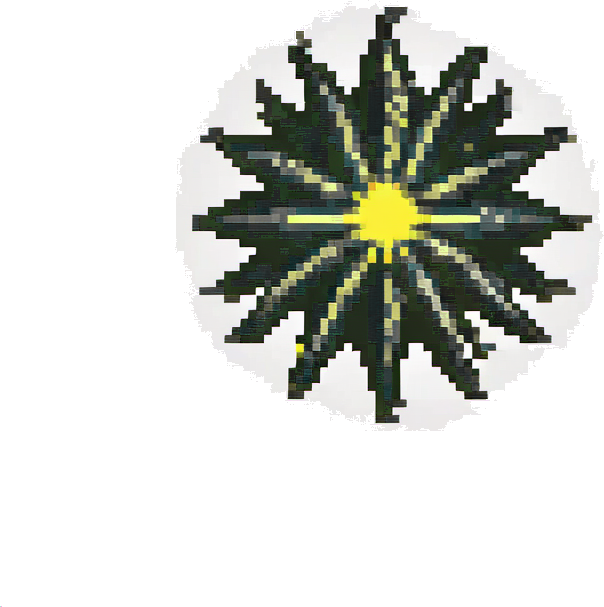
#> input picture tools/assets/_rogue_elements/burst.png, 604 x 607 px; its folder holds only this picture in this run
$ python gridcut.py _rogue_elements
#> lines starting #> are read from the running program, lines starting #| are printed output that depends on the picture; after the words box and inside, x2 and y2 are one past the last pixel; in counts of white or black regions, pixels touching at a corner belong together
### tools/assets/interpret.py
#!/usr/bin/env python3
"""
INTERPRETER HORDE  (BACKLOG #112) + the SPOTLESS cleaning bar (owner, 2026-07-05).

For every sprite (scouted or ComfyUI-generated) this module:
  1. CLEANS it to the spotless bar   -> cutout / pixel-snap / quantize / alpha-trim / de-fringe
  2. INTERPRETS its geometry          -> grid, rows, per-row facing, frame count, feet-line, bounds
  3. VERIFIES it against a fixed rubric (cleanliness checks; a vision pass adds the perceptual gate)
  4. MONTAGES it for a human eyeball  -> _downloads/_assetlib/verified/<pack>/<id>_montage.png
  5. INDEXES the passers into         -> _downloads/_assetlib/library.json

It runs standalone (CLI over a directory of PNGs) OR is imported by generate.py, which
calls clean_sprite() + cleanliness_report() before an asset is allowed into the library.

Run with the ComfyUI venv python (has PIL + numpy + rembg):
  C:/Users/vstef/ComfyUI/venv/Scripts/python.exe tools/assets/interpret.py --help

Truth-over-hype law: nothing enters library.json unless it PASSES. Rejections are logged with a reason.
"""
from __future__ import annotations
import os, sys, json, math, argparse, glob
from collections import deque
from PIL import Image

# ----------------------------------------------------------------------------------------
# THE GOTHIC MASTER PALETTE  (design/LEVEL_PAINTING_BIBLE.md: muted gothic Eastern-European
# -- mud browns, moss greens, cold slate, warm lantern gold, stone, bone, deep shadow, rust)
# Used for (a) a gentle cohesion nudge after quantize, (b) palette-compatibility scoring.
# ----------------------------------------------------------------------------------------
GOTHIC = [
    (0x1a, 0x17, 0x20), (0x24, 0x1f, 0x2b), (0x2b, 0x27, 0x2e),   # deep shadow / near-black
    (0x3a, 0x2a, 0x1e), (0x5a, 0x46, 0x32), (0x7a, 0x5c, 0x3a), (0x9a, 0x7a, 0x4e),  # mud browns
    (0x2e, 0x3a, 0x24), (0x47, 0x55, 0x2f), (0x5f, 0x6b, 0x3a), (0x7c, 0x8a, 0x4a),  # moss greens
    (0x22, 0x2a, 0x30), (0x2b, 0x33, 0x3b), (0x3f, 0x4a, 0x54), (0x5a, 0x67, 0x73), (0x88, 0x95, 0xa0),  # cold slate
    (0x4a, 0x46, 0x40), (0x6b, 0x66, 0x5c), (0x8f, 0x89, 0x7c), (0xb3, 0xac, 0x9d),  # stone greys
    (0x9a, 0x6f, 0x20), (0xc9, 0x92, 0x2e), (0xe6, 0xb8, 0x4c), (0xf2, 0xd2, 0x7a),  # warm lantern gold
    (0xcd, 0xbf, 0xa0), (0xe3, 0xd8, 0xbd),   # bone / parchment
    (0x6e, 0x2a, 0x22), (0x8f, 0x3a, 0x2a),   # dried-blood / rust accents (use sparingly)
]

# a chroma background we ask ComfyUI to render props on (never appears in the gothic palette)
CHROMA = (0x1f, 0xd0, 0x57)   # bright key-green


# ========================================================================================
# CLEANING  --  the SPOTLESS bar
# ========================================================================================
# [4 lines left out: function _corners, not called in this run]


def _cdist(a, b):
    return abs(a[0] - b[0]) + abs(a[1] - b[1]) + abs(a[2] - b[2])


# [188 lines left out: functions _border_floodfill_key, _opaque_fraction, _dominant_border_color, _chroma_kind, detect_key_color, adaptive_chroma_key and 2 more, not called in this run]


def alpha_bbox(im, thr=16):
    a = im.split()[3]
    bb = a.point(lambda v: 255 if v >= thr else 0).getbbox()
    return bb


def quantize_gothic(rgb_im, n_colors=24, nudge=0.34):
    """Quantize to a crisp adaptive palette (kills JPEG/anti-alias mush), then gently pull
    each palette entry toward the nearest gothic anchor for library-wide cohesion."""
    q = rgb_im.convert("RGB").quantize(colors=n_colors, method=Image.MEDIANCUT, dither=Image.NONE)
    pal = q.getpalette()[: n_colors * 3]
    newpal = []
    for i in range(0, len(pal), 3):
        c = (pal[i], pal[i + 1], pal[i + 2])
        anchor = min(GOTHIC, key=lambda g: _cdist(c, g))
        newpal.extend(int(round(c[k] * (1 - nudge) + anchor[k] * nudge)) for k in range(3))
    q.putpalette(newpal + pal[len(newpal):])
    return q.convert("RGB")


# [298 lines left out: functions _defringe, isolate_fullres, extract_objects, _despill, _object_luma_median, _dehalo and 6 more, not called in this run]


def _despeckle(im, min_blob=6):
    """Drop opaque connected components smaller than min_blob px (orphan fringe/dust)."""
    w, h = im.size
    a = im.split()[3].load()
    px = im.load()
    seen = bytearray(w * h)
    for sy in range(h):
        for sx in range(w):
            i0 = sy * w + sx
            if seen[i0] or a[sx, sy] == 0:
                continue
            comp = []
            dq = deque([(sx, sy)])
            seen[i0] = 1
            while dq:
                x, y = dq.popleft()
                comp.append((x, y))
                for dx, dy in ((1, 0), (-1, 0), (0, 1), (0, -1)):
                    nx, ny = x + dx, y + dy
                    if 0 <= nx < w and 0 <= ny < h:
                        j = ny * w + nx
                        if not seen[j] and a[nx, ny] > 0:
                            seen[j] = 1
                            dq.append((nx, ny))
            if len(comp) < min_blob:
                for x, y in comp:
                    r, g, b, _ = px[x, y]
                    px[x, y] = (r, g, b, 0)
    return im


# ========================================================================================
# CLEANLINESS RUBRIC  --  the hard gate before library.json (owner's SPOTLESS bar)
# ========================================================================================
# [127 lines left out: functions largest_blob_fraction, _fringe_edge_fraction, cleanliness_report, not called in this run]


# ========================================================================================
# GEOMETRY INTERPRETATION  --  #112 machine manifest (grid / rows / facing / feet / bounds)
# ========================================================================================
FACING_BY_ROW = {   # convention for 4-dir sheets, top-to-bottom (LPC-style default)
    4: ["down", "left", "right", "up"],
    1: ["down"],
}


# [87 lines left out: functions geometry_manifest, _checker, montage, animated_strip_montage, not called in this run]


# ========================================================================================
# LIBRARY INDEX
# ========================================================================================
ASSETLIB = os.path.join(os.path.dirname(__file__), "..", "..", "_downloads", "_assetlib")
ASSETLIB = os.path.abspath(ASSETLIB)
LIBRARY_JSON = os.path.join(ASSETLIB, "library.json")


# [83 lines left out: functions load_library, save_library, library_add, finish_animation_frames, _cli, not called in this run]


# [2 lines that do not run on import are left out]

### tools/assets/gridcut.py
#!/usr/bin/env python3
"""
GRIDCUT  --  the PERFECT-CUTTING pipeline (owner standard, 2026-07-05, non-negotiable):
"fiecare in patratelul lui, taiat perfect" -- every frame sits in its OWN uniform grid
cell, centered, fully isolated (transparent bg, binary alpha, zero halo), ZERO bleed into
neighbouring cells, uniform cell size across the sheet, consistent registration frame-to-frame.

This module is GENERIC (no spell knowledge). It takes a list of raw frame images (PIL RGBA,
e.g. straight from a ComfyUI render or a procedural compositor) and produces:
  * a clean uniform-grid sprite sheet  (cell x cell cells, `cols` wide, row-major)
  * a per-frame JSON manifest          (cell, cols, rows, count, fw, fh, fps, loop, bboxes)
  * a bleed verification               (rejects if any frame's alpha touches a cell border)
  * a grid-overlay montage             (grid lines + frame numbers drawn, the owner's gate)

Cutting guarantees, by construction:
  1. QUANTIZE, NEVER BLUR  -- every frame is nearest/lanczos-downscaled then palette-quantized
     and hard alpha-thresholded => strictly binary alpha (0 or 255), no anti-alias halo/fringe.
  2. UNIFORM CELLS         -- every cell is exactly `cell` x `cell`.
  3. CENTERED + ISOLATED   -- each frame is cropped to its own alpha bbox and centered in its cell.
  4. CONSISTENT SCALE      -- ONE global scale across the whole sequence (the animation never
     "pumps"); computed from the largest frame so the biggest frame still clears the margin.
  5. ZERO BLEED            -- a `margin`-px transparent ring is guaranteed around every cell;
     the bleed check re-verifies it and the fitter shrinks-and-recuts until it passes.

Reused from interpret.py: binary-alpha cleaning, despeckle, gothic palette quantize.

Run with the ComfyUI venv python (PIL + numpy):
  C:/Users/vstef/ComfyUI/venv/Scripts/python.exe tools/assets/gridcut.py --help
"""
from __future__ import annotations
import os, sys, json, math
from PIL import Image, ImageDraw

sys.path.insert(0, os.path.dirname(os.path.abspath(__file__)))
import interpret as I   # alpha_bbox, _despeckle, quantize_gothic, cleanliness helpers


# ---------------------------------------------------------------------------------------
# frame cleaning -- binary alpha, no blur, gothic-cohesive palette
# ---------------------------------------------------------------------------------------
def clean_frame(im: Image.Image, n_colors: int = 32, nudge: float = 0.18,
                alpha_thr: int = 110, min_blob: int = 4,
                quantize: bool = True) -> Image.Image:
    """Cut a single raw frame to the spotless bar WITHOUT rescaling (gridcut owns scale).
    Binary alpha -> zero halo. Optional gothic-nudged palette quantize kills render mush."""
    im = im.convert("RGBA")
    r, g, b, a = im.split()
    a = a.point(lambda v: 255 if v >= alpha_thr else 0)          # binary alpha => no fringe
    if quantize:
        rgb = I.quantize_gothic(Image.merge("RGB", (r, g, b)), n_colors=n_colors, nudge=nudge)
        r, g, b = rgb.split()
    out = Image.merge("RGBA", (r, g, b, a))
    out = I._despeckle(out, min_blob=min_blob)                   # drop orphan dust
    return out


def _resize_rgba(im: Image.Image, w: int, h: int) -> Image.Image:
    """Scale keeping alpha strictly binary afterwards (downscale can re-introduce a soft edge)."""
    w, h = max(1, w), max(1, h)
    up = im.width < w or im.height < h
    im = im.resize((w, h), Image.NEAREST if up else Image.LANCZOS)
    r, g, b, a = im.split()
    a = a.point(lambda v: 255 if v >= 128 else 0)
    return Image.merge("RGBA", (r, g, b, a))


# ---------------------------------------------------------------------------------------
# THE FITTER  -- crop to bbox, one global scale, centre in a uniform cell, no bleed
# ---------------------------------------------------------------------------------------
def cut(frames, cell: int = 96, cols: int | None = None, margin: int = 6,
        n_colors: int = 32, nudge: float = 0.18, quantize: bool = True,
        anchor: str = "center"):
    """Place `frames` into a uniform `cell` x `cell` grid.
    anchor: "center" (VFX bursts) or "bottom" (feet-line registration for characters).
    Returns (sheet: RGBA, manifest: dict). Guarantees the bleed check passes.
    """
    cleaned = [clean_frame(f, n_colors=n_colors, nudge=nudge, quantize=quantize) for f in frames]
    boxed = []
    for c in cleaned:
        bb = I.alpha_bbox(c, thr=128)
        boxed.append(c.crop(bb) if bb else Image.new("RGBA", (1, 1), (0, 0, 0, 0)))

    avail = cell - 2 * margin                       # max content span that clears the margin
    if avail < 4:
        raise ValueError("cell too small for margin")
    # ONE global scale for the whole sequence (no per-frame pumping).
    max_span = max((max(b.width, b.height) for b in boxed), default=1)
    scale = min(1.0, avail / float(max_span))       # only ever downscale to fit; never blow up

    n = len(boxed)
    cc = cols if cols else min(n, 8)
    rows = max(1, math.ceil(n / cc))
    sheet = Image.new("RGBA", (cc * cell, rows * cell), (0, 0, 0, 0))
    frame_meta = []
    for i, b in enumerate(boxed):
        nw, nh = max(1, round(b.width * scale)), max(1, round(b.height * scale))
        # hard safety clamp so a rounding wobble can NEVER breach the margin ring
        nw, nh = min(nw, avail), min(nh, avail)
        fit = _resize_rgba(b, nw, nh) if (nw != b.width or nh != b.height) else b
        cx0 = (i % cc) * cell
        cy0 = (i // cc) * cell
        ox = cx0 + (cell - fit.width) // 2
        if anchor == "bottom":
            oy = cy0 + (cell - margin - fit.height)
        else:
            oy = cy0 + (cell - fit.height) // 2
        sheet.alpha_composite(fit, (ox, oy))
        frame_meta.append({"index": i, "cell": [i % cc, i // cc],
                           "content_size": [fit.width, fit.height],
                           "offset_in_cell": [ox - cx0, oy - cy0]})

    manifest = {
        "cell": cell, "cols": cc, "rows": rows, "count": n,
        "fw": cell, "fh": cell, "margin": margin, "anchor": anchor,
        "global_scale": round(scale, 4), "frames": frame_meta,
    }
    return sheet, manifest


# ---------------------------------------------------------------------------------------
# BLEED CHECK  -- the hard cutting gate: no opaque pixel may touch a cell border
# ---------------------------------------------------------------------------------------
def bleed_check(sheet: Image.Image, cell: int, cols: int, rows: int, count: int):
    """Return (ok, violations). A violation = a cell whose 1px border ring has an opaque
    pixel (=> the frame bleeds into / touches a neighbouring cell)."""
    a = sheet.split()[3].point(lambda v: 255 if v >= 128 else 0).load()
    W, H = sheet.size
    violations = []
    for idx in range(count):
        cx = (idx % cols) * cell
        cy = (idx // cols) * cell
        touched = 0
        for x in range(cx, cx + cell):
            if cy < H and a[x, cy]:
                touched += 1
            if cy + cell - 1 < H and a[x, cy + cell - 1]:
                touched += 1
        for y in range(cy, cy + cell):
            if cx < W and a[cx, y]:
                touched += 1
            if cx + cell - 1 < W and a[cx + cell - 1, y]:
                touched += 1
        if touched:
            violations.append({"frame": idx, "border_opaque_px": touched})
    return (len(violations) == 0), violations


# ---------------------------------------------------------------------------------------
# GRID-OVERLAY MONTAGE  -- the owner sees this FIRST (before Godot): grid lines + numbers
# ---------------------------------------------------------------------------------------
def _checker(w, h, s=8):
    bg = Image.new("RGBA", (w, h), (0, 0, 0, 255))
    px = bg.load()
    for y in range(h):
        for x in range(w):
            px[x, y] = (58, 54, 60, 255) if ((x // s + y // s) & 1) else (40, 37, 43, 255)
    return bg


def grid_overlay(sheet: Image.Image, cell: int, cols: int, rows: int, count: int,
                 up: int = 3, title: str = "", ok: bool = True, subtitle: str = ""):
    """Nearest-upscale the sheet onto a checker, draw the cell grid + frame numbers so the
    owner can confirm every frame is perfectly inside its cell. Green = bleed check PASS."""
    cu = cell * up
    W, H = cols * cu, rows * cu
    header = 40 if title else 0
    footer = 26
    canvas = Image.new("RGBA", (W, header + H + footer), (26, 23, 29, 255))
    board = _checker(W, H)
    up_sheet = sheet.resize((sheet.width * up, sheet.height * up), Image.NEAREST)
    board.alpha_composite(up_sheet, (0, 0))
    canvas.alpha_composite(board, (0, header))

    d = ImageDraw.Draw(canvas)
    line = (232, 210, 120, 255)          # lantern gold grid
    for c in range(cols + 1):
        x = c * cu
        d.line([(x, header), (x, header + H)], fill=line, width=1)
    for r in range(rows + 1):
        y = header + r * cu
        d.line([(0, y), (W, y)], fill=line, width=1)
    for idx in range(count):
        cx = (idx % cols) * cu
        cy = header + (idx // cols) * cu
        d.rectangle([cx + 2, cy + 2, cx + 15, cy + 13], fill=(20, 18, 24, 220))
        d.text((cx + 4, cy + 3), str(idx), fill=(240, 224, 170, 255))
    if title:
        d.text((6, 6), title, fill=(236, 216, 189, 255))
        badge = "CUT: PASS  (zero bleed)" if ok else "CUT: FAIL  (bleed!)"
        d.text((6, 22), badge, fill=((150, 210, 130, 255) if ok else (220, 90, 80, 255)))
    if subtitle:
        d.text((6, header + H + 6), subtitle, fill=(150, 143, 160, 255))
    return canvas


# ---------------------------------------------------------------------------------------
# top-level: cut a sequence -> sheet + manifest + montage, with a bleed gate + auto-shrink
# ---------------------------------------------------------------------------------------
def build_sheet(frames, name: str, out_dir: str, montage_dir: str,
                cell: int = 96, cols: int | None = None, margin: int = 6,
                fps: float = 14.0, loop: bool = False, anchor: str = "center",
                n_colors: int = 32, nudge: float = 0.18, quantize: bool = True,
                extra_meta: dict | None = None):
    """Full deliverable for one animation: clean+cut -> bleed-gate (shrink&recut on fail) ->
    write sheet PNG + manifest JSON, and render the grid-overlay montage. Returns a report."""
    os.makedirs(out_dir, exist_ok=True)
    os.makedirs(montage_dir, exist_ok=True)
    tries = []
    m = margin
    for attempt in range(4):
        sheet, manifest = cut(frames, cell=cell, cols=cols, margin=m,
                              n_colors=n_colors, nudge=nudge, quantize=quantize, anchor=anchor)
        ok, violations = bleed_check(sheet, cell, manifest["cols"], manifest["rows"], manifest["count"])
        tries.append({"margin": m, "ok": ok, "violations": len(violations)})
        if ok:
            break
        m += 3                                   # widen the safety ring and recut
    sheet_path = os.path.join(out_dir, f"{name}.png")
    sheet.save(sheet_path)
    manifest.update({"name": name, "fps": fps, "loop": loop,
                     "sheet": os.path.basename(sheet_path),
                     "bleed_ok": ok, "bleed_violations": violations, "fit_attempts": tries})
    if extra_meta:
        manifest.update(extra_meta)
    with open(os.path.join(out_dir, f"{name}.json"), "w", encoding="utf-8") as f:
        json.dump(manifest, f, indent=2)
    sub = (f"cell {cell}x{cell}  |  {manifest['cols']}x{manifest['rows']} grid  |  "
           f"{manifest['count']} frames  |  scale {manifest['global_scale']}  |  margin {m}px")
    mont = grid_overlay(sheet, cell, manifest["cols"], manifest["rows"], manifest["count"],
                        title=name, ok=ok, subtitle=sub)
    mont_path = os.path.join(montage_dir, f"{name}.png")
    mont.convert("RGB").save(mont_path)
    return {"name": name, "sheet": sheet_path, "manifest": os.path.join(out_dir, f"{name}.json"),
            "montage": mont_path, "bleed_ok": ok, "cols": manifest["cols"], "rows": manifest["rows"],
            "count": manifest["count"], "cell": cell}


# ---------------------------------------------------------------------------------------
# CLI: cut a directory of PNG frames (natural sort) into a sheet + montage
# ---------------------------------------------------------------------------------------
def _cli():
    import argparse, glob, re
    ap = argparse.ArgumentParser(description="Gridcut: perfect uniform-grid sprite-sheet cutter")
    ap.add_argument("frames_dir", help="dir of per-frame PNGs (sorted naturally)")
    ap.add_argument("--name", default=None)
    ap.add_argument("--out", default=None, help="sheet/manifest dir")
    ap.add_argument("--montage", default=None, help="montage dir")
    ap.add_argument("--cell", type=int, default=96)
    ap.add_argument("--cols", type=int, default=0)
    ap.add_argument("--margin", type=int, default=6)
    ap.add_argument("--fps", type=float, default=14.0)
    ap.add_argument("--loop", action="store_true")
    ap.add_argument("--anchor", default="center", choices=["center", "bottom"])
    args = ap.parse_args()

    files = sorted(glob.glob(os.path.join(args.frames_dir, "*.png")),
                   key=lambda p: [int(t) if t.isdigit() else t for t in re.split(r"(\d+)", p)])
    if not files:
        print("no PNG frames found"); return
    frames = [Image.open(f).convert("RGBA") for f in files]
#> frames = 1 item
    name = args.name or os.path.basename(os.path.normpath(args.frames_dir))
    out = args.out or args.frames_dir
    mont = args.montage or args.frames_dir
    rep = build_sheet(frames, name, out, mont, cell=args.cell,
                      cols=(args.cols or None), margin=args.margin, fps=args.fps,
                      loop=args.loop, anchor=args.anchor)
#> the loop in build_sheet, `for attempt in range(4):` made 1 pass
#> ok on pass 1: True
#> pass 1, in clean_frame, `r, g, b, a = im.split()`:
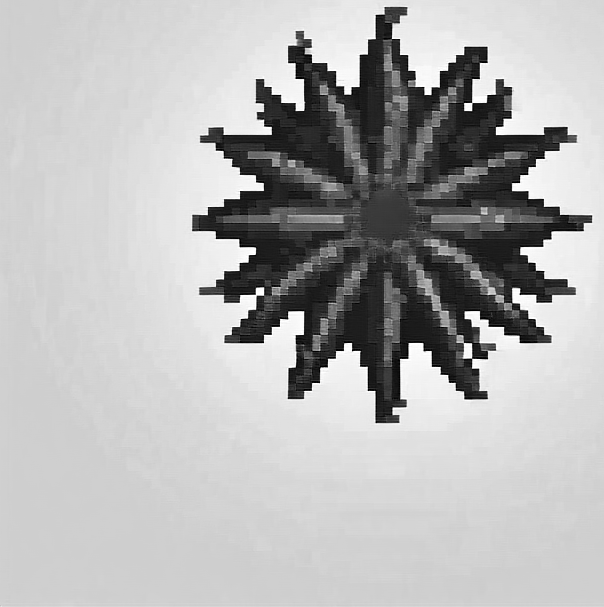
#> b: PIL image 604x607 L; min 0, max 255, mean 179.7
#> pass 1, in clean_frame, `r, g, b, a = im.split()`:
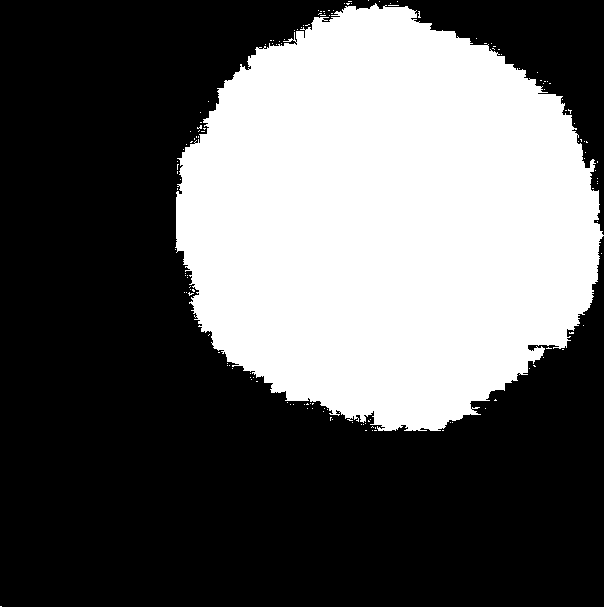
#> a: PIL image 604x607 L; 37.2% white; 146 white regions (145 under 20 px), largest, box (x1, y1, x2, y2) and area: (175, 3, 604, 431) 136048
#> after the loop in build_sheet, `for attempt in range(4):`:
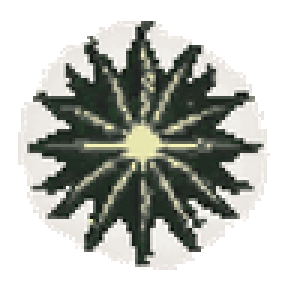
#> sheet: PIL image 96x96 RGBA (shown 3 times larger); mean R, G, B, A 73.4, 75.3, 69.7, 144.2; transparent parts drawn white
#> after the loop in build_sheet, `for attempt in range(4):`: m = 6; tries = 1 item
#> in grid_overlay, `canvas = Image.new("RGBA", (W, header + H + footer), (26, 23, 29, 255))`:
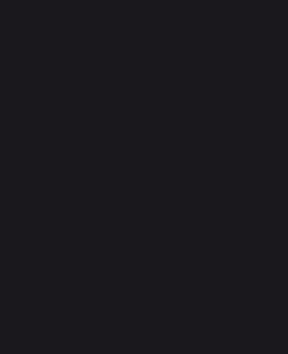
#> canvas: PIL image 288x354 RGBA; mean R, G, B, A 26, 23, 29, 255
#> in grid_overlay, `board.alpha_composite(up_sheet, (0, 0))`:
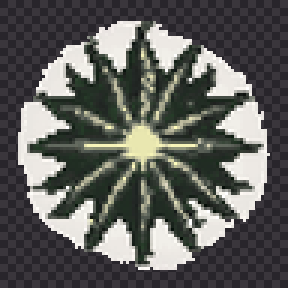
#> board: PIL image 288x288 RGBA; mean R, G, B, A 94.7, 95.1, 92.1, 255
#> in grid_overlay, `canvas.alpha_composite(board, (0, header))`:
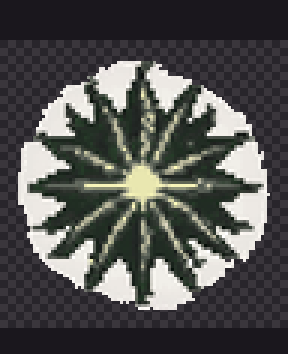
#> canvas: PIL image 288x354 RGBA; mean R, G, B, A 81.9, 81.6, 80.3, 255
#> in grid_overlay, `badge = "CUT: PASS  (zero bleed)" if ok else "CUT: FAIL  (bleed!)"`: badge = 'CUT: PASS  (zero bleed)'
#> in build_sheet, `mont = grid_overlay(sheet, cell, manifest["cols"], manifest["rows"], m..`:
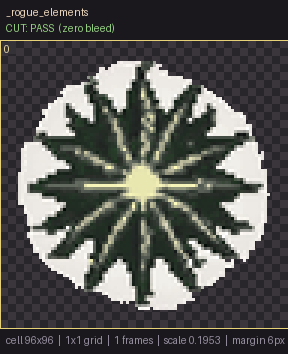
#> mont: PIL image 288x354 RGBA; mean R, G, B, A 84.8, 84.5, 82.2, 254.9; transparent parts drawn white
#> rep = 9 items
    print(json.dumps(rep, indent=2))
#| {
#|   "name": "_rogue_elements",
#|   "sheet": "_rogue_elements/_rogue_elements.png",
#|   "manifest": "_rogue_elements/_rogue_elements.json",
#|   "montage": "_rogue_elements/_rogue_elements.png",
#|   "bleed_ok": true,
#> (further printed lines are left out)


if __name__ == "__main__":
    _cli()
